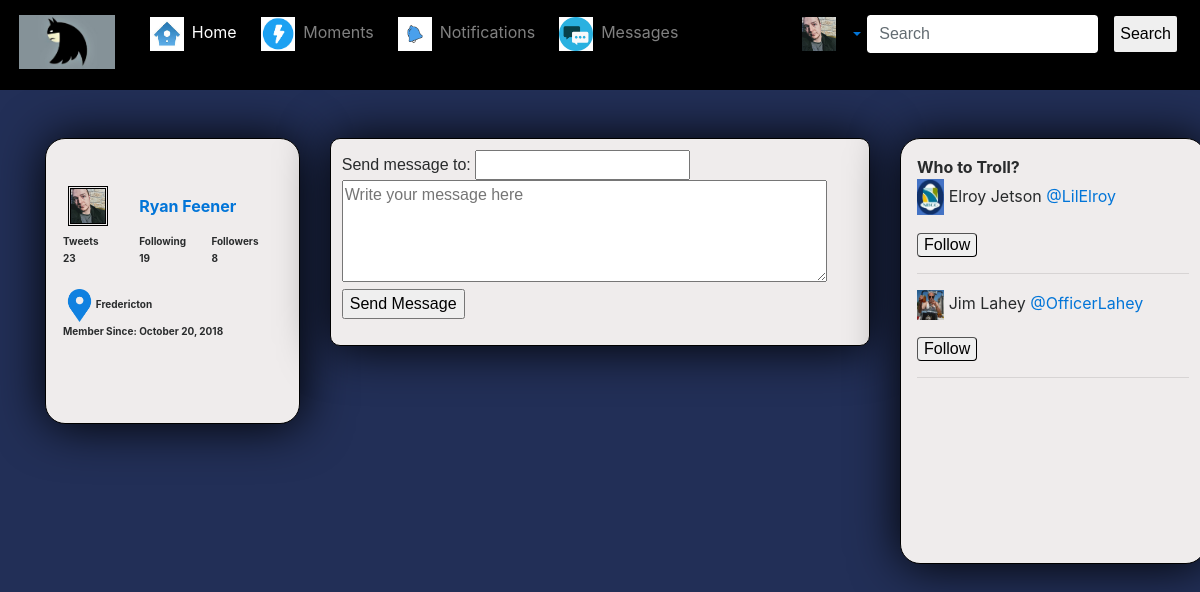
The app's page /Compose.php (signed in) with its own data.
### tables this page shows
CREATE TABLE `users` (
  `user_id` int(11) NOT NULL AUTO_INCREMENT,
  `first_name` varchar(50) NOT NULL,
  `last_name` varchar(50) NOT NULL,
  `screen_name` varchar(50) NOT NULL,
  `password` varchar(250) NOT NULL,
  `address` varchar(200) NOT NULL,
  `province` varchar(50) NOT NULL,
  `postal_code` varchar(7) NOT NULL,
  `contact_number` varchar(25) NOT NULL,
  `email` varchar(100) NOT NULL,
  `url` varchar(50) NOT NULL,
  `description` varchar(160) NOT NULL,
  `location` varchar(50) DEFAULT NULL,
  `date_created` timestamp NOT NULL DEFAULT CURRENT_TIMESTAMP,
  `profile_pic` varchar(200) DEFAULT 'default.jfif',
  PRIMARY KEY (`user_id`)
);

### Compose.php (the view, shortened to what this page needs)
<!DOCTYPE html>
<html lang="en">
    <head>
        <link href="includes/bootstrap.min.css" rel="stylesheet">
        <link href="includes/starter-template.css" rel="stylesheet">
        <link rel="stylesheet" href="https://cdnjs.cloudflare.com/ajax/libs/jquery-modal/0.9.1/jquery.modal.min.css" />
    </head>
    <body>
        <?php
        include("Includes/User.php");
        include("Includes/Tweet.php");
        include("Includes/Header.php");
        $CurrentUser = User::getUser($_SESSION["SESS_MEMBER_ID"]);
        ?>
        <BR><BR>
        <div class="container container-fluid">
            <div class="row">
                <div class="col-md-3">
                    <div id="Profilebox" class="mainprofile img-rounded">
                        <div class="bold">
                            <table border="0" cellspacing="1">
                                <thead>
                                    <tr>
                                        <th><img class="bannericons" id="ProfilePic" src="
                                            <?php echo User::UserProfilePic($_SESSION["SESS_MEMBER_ID"]);
                                            ?>"></th>
                                        <th colspan="2"><a href="userpage.php?UserID='<?php echo $_SESSION["SESS_MEMBER_ID"]; ?>'"><?php echo $CurrentUser->getFirstName() . " " . $CurrentUser->getLastName(); ?></a></th>
                                    </tr>
                                </thead>
                                <tbody>
                                    <tr>
                                        <td style="font-weight: bold;">Tweets</td>
                                        <td style="font-weight: bold;">Following</td>
                                        <td style="font-weight: bold;">Followers</td>
                                    </tr>
                                    <tr>
                                        <td><?php User::numTweets($CurrentUser->getUserid()) ?></td>
                                        <td><?php User::numFollowing($CurrentUser->getUserid()) ?></td>
                                        <td><?php User::numFollowers($CurrentUser->getUserid()) ?></td>
                                    </tr> <br><td colspan="3" style="padding-top: 10%;"> <img src="Images/location.png" width="15%"alt="location"/><?php echo $CurrentUser->getLocation(); ?></tr>
                                <tr>  <td colspan="3">
                                        Member Since: <?php
                                        $date = strtotime($CurrentUser->getDateAdded());
                                        echo date("F d, Y ", $date);
                                        ?>
                                    </td>
                                </tr>
                                </tbody>
                            </table><BR><BR><BR><BR><BR>
                        </div>
                    </div><BR>
                </div>
                <div class="col-md-6">
                    <div class="img-rounded">
                        <div id="tweet">
                            <form method="POST" id="message_form" action="Messages_proc.php">
                                <div class="form-group">
                                    Send message to: <input type="text" id="to" name="to" list="dlUsers" autocomplete="off"><br>
                                    <textarea id="txtMessage" name="reply" placeholder="Write your message here" rows="4" cols="50"></textarea>
                                    <input type="submit" value="Send Message" name="SendMsg" />
                                </div> </form>
                        </div>
                    </div>
                </div>
                <div class="col-md-3">
                    <div id="PeopleKnowBox" class="whoToTroll img-rounded">
                        <div class="bold">Who to Troll?<BR></div>
                        <div class="follow">
                            <?php
                            echo User::whoToTroll($con);
                            ?>
                        </div>
                    </div><BR>
                </div>
            </div>
        </div>
        <link rel="stylesheet" type="text/css" href="includes/Index.css">
    </body>
</html>

### includes/Header.php (shortened to what this page needs)
<nav class="navbar navbar-toggleable-md navbar-inverse bg-inverse navbar-fixed-top">
    <div class="collapse navbar-collapse" id="navbarsExampleDefault">
        <ul class="navbar-nav mr-auto">
            <li class="nav-item">
                <a class="navbar-brand" href="index.php"><img src="images/logo.jpg" class="logo"></a>
            </li>
            <li class="nav-item">
                <a class="nav-link active" href="index.php">
                    <img class="bannericons" src="images/home.jfif">Home<span class="sr-only">(current)</span></a>
            </li>
            <li class="nav-item">
                <a class="nav-link" href="#">
                    <img class="bannericons" src="images/lightning.png">Moments</a>
            </li>
            <li class="nav-item">
                <a class="nav-link" href="Notifications.php">
                    <img class="bannericons" src="images/bell.png">Notifications</a>
            </li>
            <li class="nav-item">
                <a class="nav-link" href="Messages.php">
                    <img class="bannericons" src="images/messages.png">Messages</a>
            </li>
        </ul>
        <ul class="nav navbar-nav navbar-right">
            <li class="dropdown">
                <a class="dropdown-toggle" data-toggle="dropdown" href="#"><img class="bannericons" id="ProfilePic" src="
                    <?php
                    if (isset($_SESSION["SESS_MEMBER_ID"]))
                        {
                        echo User::UserProfilePic($_SESSION["SESS_MEMBER_ID"]);
                        }
                    ?>">
                </a>
            </li>
        </ul>
        <li>
            <form class="form-inline my-2 my-lg-0" action="search.php" style= "" method="POST">
                <input class="form-control mr-sm-2 bannericons sbar" type="text" name="searchstring"  id="searchstring" placeholder="Search">
                <button class="btn btn-outline-d my-2 my-sm-0 bannericons" type="submit">Search</button>
            </form>
        </li>
</nav

### includes/User.php (shortened to what this page needs)
<?php
class User
    {
    private $FirstName;
    private $LastName;
    private $Location;
    private $DateAdded;
    function __construct($Userid, $FirstName, $LastName, $UserName, $Password, $Address, $Province, $PostalCode, $ContactNo, $Email, $URL, $Description, $Location, $DateAdded, $ProfImg)
        {
        $this->FirstName = $FirstName;
        $this->LastName = $LastName;
        $this->Location = $Location;
        $this->DateAdded = $DateAdded;
        }
    function getFirstName()
        {
        return $this->FirstName;
        }
    function getLastName()
        {
        return $this->LastName;
        }
    function getDateAdded()
        {
        return $this->DateAdded;
        }
    function getLocation()
        {
        return $this->Location;
        }
    static function getUser($memberID)
        {
        $userQry = "select user_id,first_name,last_name,screen_name,password,address,province,postal_code,contact_number,email,url,description,location,date_created,profile_pic from users where user_id =" . $memberID;
        while ($row = mysqli_fetch_assoc(mysqli_query($GLOBALS['con'], $userQry)))
            {
            $User = new User($row['user_id'], $row['first_name'], $row['last_name'], $row['screen_name'], $row['password'], $row['address'], $row['province'], $row['postal_code'], $row['contact_number'], $row['email'], $row['url'], $row['description'], $row['location'], $row['date_created'], $row['profile_pic']);
            return $User;
            }
        }
    static function whoToTroll($con)
        {
        if (isset($_SESSION["SESS_MEMBER_ID"]))
            {
            $Query = "SELECT user_id,first_name,last_name,screen_name,profile_pic "
                    . "FROM users WHERE user_id <> " . $_SESSION["SESS_MEMBER_ID"] . " AND user_id NOT IN "
                    . "(SELECT to_id FROM follows WHERE from_id = " . $_SESSION["SESS_MEMBER_ID"] . ") "
                    . "ORDER BY RAND() LIMIT 3";
            if ($result = mysqli_query($con, $Query))
                {
                while ($row = mysqli_fetch_assoc($result))
                    {
                    echo'<div class="followmember"><p style = "text-overflow:clip"><img src="/Images/profilepics/' . $row['profile_pic'] . '" alt="ProfilePic" width="10%" >' . ' ' . $row['first_name'] . ' ' . $row['last_name'] . ' <a href="userpage.php?UserID=' . $row["user_id"] . '">@' . $row['screen_name'] . '</a></p>';
                    echo'<form action="Follow_proc.php" method="post">';
                    echo'<button type="submit" id="followbtn" class="btn btn-default">Follow</button>';
                    echo'</form></div><hr>';
                    }
                }
            }
        }
    static function UserProfilePic($memID)
        {
        $Query = "SELECT profile_pic FROM users where user_id = " . $memID;
        if ($result = mysqli_query($GLOBALS['con'], $Query))
            {
            while ($row = mysqli_fetch_assoc($result))
                {
                return 'images/profilepics/' . $row['profile_pic'];
                }
            }
        else
            {
            return 'images/profilepics/default.jfif';
            }
        }
    static function numTweets($userid)
        {
        $sql = "select count(tweet_id) from tweets where user_id=" . $userid . ";";
        if ($row = mysqli_fetch_row(mysqli_query($GLOBALS['con'], $sql)))
            {
            echo $row[0];
            }
        }
    static function numFollowing($userid)
        {
        $sql = "select count(follow_id) from follows where from_id = " . $userid . ";";
        if ($row = mysqli_fetch_row(mysqli_query($GLOBALS['con'], $sql)))
            {
            echo $row[0];
            }
        }
    static function numFollowers($userid)
        {
        $sql = "select count(follow_id) from follows where to_id = " . $userid . ";";
        if ($row = mysqli_fetch_row(mysqli_query($GLOBALS['con'], $sql)))
            {
            echo $row[0];
            }
        }
    }
?>

### includes/starter-template.css (style rules this page uses)
.logo { display:block; height: 60px; }
.bannericons { height: 40px; }
.mainprofile { height: 40%; border-radius: 20px; padding: 1em; }
.whoToTroll { height: 60%; border-radius: 20px; padding: 1em; width: 120% }
.col-md-3 { height : 600px; }
td { font-weight: bold; }
.collapse { float: right; text-align: center; width: 100% }
.form-group { margin-bottom: 15px; }
.bold { font-weight: bold; vertical-align: top; }

### includes/Index.css (style rules this page uses)
#Profilebox { background-color:#efecec; border-style: solid; border-color:black; border-width: 1px; text-overflow:ellipsis; box-shadow: 1px 1px 50px black; padding-bottom: 105%; }
#followbtn { border-width: 1px; }
.bg-inverse { background-color:#000000; }
td { font-size: x-small; }
#PeopleKnowBox { background-color:#efecec; border-style: solid; border-color:black; border-width: 1px; padding-bottom: 160%; box-shadow: 1px 1px 50px black; }
#tweet { background-color:#efecec; border-style: solid; border-color:black; border-radius: 10px; border-width: 1px; font-family: sans-serif; padding:2%; box-shadow: 1px 1px 50px black; }
body { background-color:#222f57; }
div.followmember { white-space: nowrap; overflow: hidden; text-overflow: clip; }
.bannericons { margin: 6px 5px; border-style: double; border-color:black; }
.logo { border-style: double; border-color:black; }

### records on screen
users: profile_pic (picture), first_name "Ryan", last_name "Feener", location "Fredericton", date_created "October 20, 2018"
users: profile_pic (picture), first_name "Elroy", last_name "Jetson", screen_name "LilElroy"
users: profile_pic (picture), first_name "Jim", last_name "Lahey", screen_name "OfficerLahey"

### other values on screen
$row[0] "23"
$row[0] "19"
$row[0] "8"
